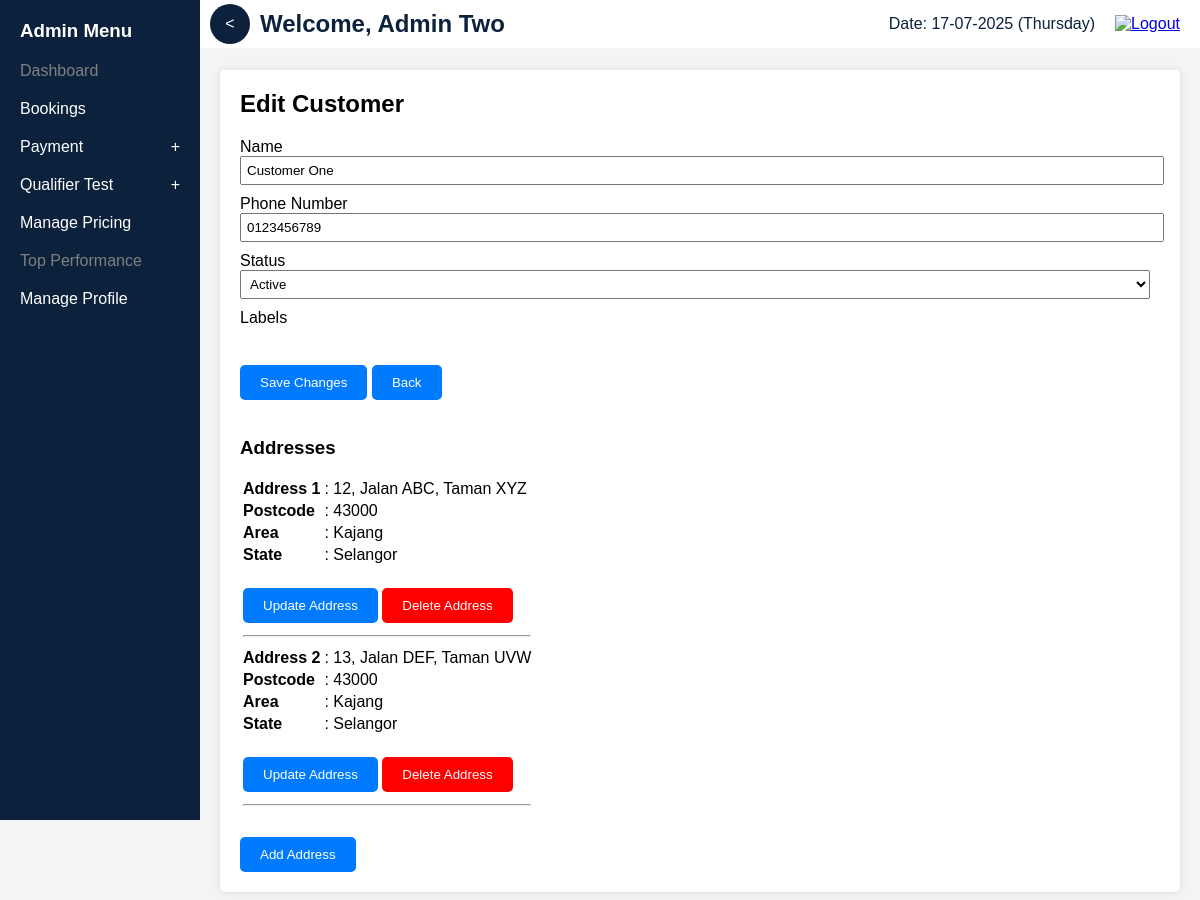
/ra/edit_customer.php?cust_id=1 (signed in), run on the app's committed database.
### tables this page shows
CREATE TABLE IF NOT EXISTS customers (
	cust_id INT(11) PRIMARY KEY AUTO_INCREMENT,
	cust_name VARCHAR(255) NOT NULL,
	cust_phno VARCHAR(11) NOT NULL,
	cust_pwd VARCHAR(255) NOT NULL,
	cust_status VARCHAR(20) NOT NULL,   
	last_login_date DATETIME
);

CREATE TABLE IF NOT EXISTS cust_addresses (
    cust_address_id INT(11) PRIMARY KEY AUTO_INCREMENT,
    cust_id INT(11) NOT NULL,
    cust_address TEXT NOT NULL,
    cust_postcode VARCHAR(5) NOT NULL,
    cust_area VARCHAR(100) NOT NULL,
    cust_state VARCHAR(100) NOT NULL,
    FOREIGN KEY (cust_id) REFERENCES customers(cust_id)
);

### ra/edit_customer.php (the view, shortened to what this page needs)
<?php
require_once '../db_connect.php';
$cust_id = isset($_GET['cust_id']) ? $_GET['cust_id'] : 0;
$stmt = $conn->prepare("SELECT c.cust_name, c.cust_phno, c.cust_status FROM customers c WHERE c.cust_id = ?");
$stmt->bind_param("i", $cust_id);
$stmt->execute();
$stmt->bind_result($cust_name, $cust_phno, $cust_status);
$addresses = [];
$stmt = $conn->prepare("SELECT cust_address_id, cust_address, cust_postcode, cust_area, cust_state FROM cust_addresses WHERE cust_id = ?");
$stmt->bind_param("i", $cust_id);
$stmt->execute();
$stmt->bind_result($address_id, $cust_address, $cust_postcode, $cust_area, $cust_state);
while ($stmt->fetch()) {
    $addresses[] = [
        'id' => $address_id,
        'address' => $cust_address,
        'postcode' => $cust_postcode,
        'area' => $cust_area,
        'state' => $cust_state
    ];
}
?>
<!DOCTYPE html>
<html lang="en">
<head>
    <link rel="stylesheet" href="../includes/css/styles_user.css">
</head>
<body>
<div class="main-container">
    <?php include '../includes/menu/menu_adm.php'; ?>
    <div class="content-container">
        <?php include '../includes/header_adm.php'; ?>
        <div class="profile-container">
            <h2>Edit Customer</h2>
            <form method="POST" action="">
                <label for="cust_name">Name</label>
                <input type="text" id="cust_name" name="cust_name" value="<?php echo htmlspecialchars($cust_name); ?>" required>
                <label for="cust_phno">Phone Number</label>
                <input type="text" id="cust_phno" name="cust_phno" value="<?php echo htmlspecialchars($cust_phno); ?>" required>
                <label for="cust_status">Status</label>
                <select id="cust_status" name="cust_status" required>
                    <option value="active" <?php if ($cust_status == 'active') echo 'selected'; ?>>Active</option>
                </select>
                <label for="cust_labels">Labels</label><br>
                <div class="button-container">
                    <button type="submit">Save Changes</button>
                    <button type="button" onclick="window.location.href='view_customers.php'">Back</button>
                </div>
            </form>
            <br>
            <h3>Addresses</h3>
            <?php if (!empty($addresses)): ?>
                <table>
                    <?php foreach ($addresses as $index => $address): ?>
                        <tr>
                            <td><strong>Address <?php echo $index + 1; ?></strong></td>
                            <td>: <?php echo htmlspecialchars($address['address']); ?></td>
                        </tr>
                        <tr>
                            <td><strong>Postcode</strong></td>
                            <td>: <?php echo htmlspecialchars($address['postcode']); ?></td>
                        </tr>
                        <tr>
                            <td><strong>Area</strong></td>
                            <td>: <?php echo htmlspecialchars($address['area']); ?></td>
                        </tr>
                        <tr>
                            <td><strong>State</strong></td>
                            <td>: <?php echo htmlspecialchars($address['state']); ?></td>
                        </tr>
                        <tr>
                            <td colspan="2">
                                <button onclick="location.href='update_cust_address.php?address_id=<?php echo $address['id']; ?>&cust_id=<?php echo $cust_id; ?>'">Update Address</button>
                                <button onclick="confirmDelete(<?php echo $address['id']; ?>)" style="background-color: red; color: white;">Delete Address</button>
                            </td>
                        </tr>
                        <tr><td colspan="2"><hr></td></tr>
                    <?php endforeach; ?>
                </table>
            <?php else: ?>
                <p>No addresses found. <a href="add_cust_address.php?cust_id=<?php echo $cust_id; ?>">Add an address</a>.</p>
            <?php endif; ?>
            <button onclick="location.href='add_cust_address.php?cust_id=<?php echo $cust_id; ?>'">Add Address</button>
        </div>
    </div>
</div>
</body>
</html>

### includes/header_adm.php (shortened to what this page needs)
<?php
require_once '../db_connect.php';
$adm_id = $_SESSION['adm_id'];
$stmt = $conn->prepare("SELECT adm_name, last_login_date FROM admins WHERE adm_id = ?");
$stmt->bind_param("i", $adm_id);
$stmt->execute();
$stmt->bind_result($adm_name, $last_login_date);
$locale = 'en_US';
$dateFormatter = new IntlDateFormatter($locale, IntlDateFormatter::FULL, IntlDateFormatter::NONE, 'Asia/Kuala_Lumpur');
$dateFormatter->setPattern('dd-MM-yyyy (EEEE)');
$date_malaysia = $dateFormatter->format(new DateTime());
?>
<div class="header">
    <div class="header-left">
        <h2>Welcome, <?php echo htmlspecialchars($adm_name); ?></h2>
    </div>
    <div class="header-right">
        <p>Date: <?php echo $date_malaysia; ?></p>
        <a href="../logout.php"><img src="../img/icon_logout.png" alt="Logout" title="Logout"></a>
    </div>
</div>

### includes/css/styles_user.css (style rules this page uses)
body { font-family: Arial, sans-serif; margin: 0; padding: 0; background-color: #f4f4f4; }
.header { background-color: #ffffff; color: #0c213b; padding: 10px 0; display: flex; justify-content: space-between; align-items: center; position: fixed; width: calc(100% - 200px); top: 0; right: 0; z-index: 1000; transition: width 0.3s; }
.header-left { display: flex; align-items: center; }
.header-left h2 { margin: 0; padding-left: 60px; }
.header-right { display: flex; align-items: center; padding-right: 20px; }
.header-right p { margin: 0; margin-right: 20px; }
.header-right a img { width: 24px; height: 24px; }
.main-container { display: flex; margin-left: 200px; padding-top: 50px; transition: margin-left 0.3s; }
.main-container a { color: #0000EE; }
.content-container { flex-grow: 1; padding: 20px; }
.profile-container { background-color: #fff; padding: 20px; border-radius: 5px; box-shadow: 0 0 10px rgba(0, 0, 0, 0.1); }
.profile-container h2 { margin-top: 0; }
.profile-container button { display: inline-block; padding: 10px 20px; margin-top: 10px; background-color: #007bff; color: #fff; border: none; border-radius: 5px; cursor: pointer; }

### ra/edit_customer.php (style rules this page uses)
.profile-container label { display: block; margin-top: 10px; }
.profile-container input[type="text"], .profile-container input[type="number"], .profile-container select, .profile-container textarea { width: calc(100% - 10px); padding: 5px; margin-right: 10px; }
.profile-container button { margin-top: 20px; padding: 10px 20px; background-color: #007bff; color: white; border: none; border-radius: 5px; cursor: pointer; }

### data on the page
customers: cust_name "Customer One", cust_phno "0123456789", cust_status "Active"
cust_addresses: cust_address "12, Jalan ABC, Taman XYZ", cust_postcode "43000", cust_area "Kajang", cust_state "Selangor"
cust_addresses: cust_address "13, Jalan DEF, Taman UVW", cust_postcode "43000", cust_area "Kajang", cust_state "Selangor"

### other printed values
$adm_name "Admin Two"
